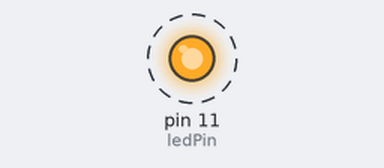
The sketch below on a simulated Arduino Uno, built with avr-gcc and run on an emulated ATmega328P. Shown: output pins drawn as LEDs (lit = HIGH). Dashed ring = blinking. What the sketch prints to the serial monitor is not drawn.

Above: at 0.5 s.
Timing chart, 0 to 4.6 s (numbered marks = the images above):
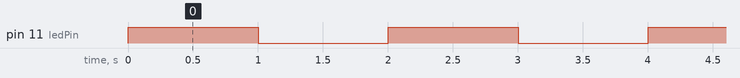

Measured:
- by itself, pin 11 (ledPin): alternates HIGH for 1.0 s and LOW for 1.0 s

The sketch:

2_LED_Blinking.ino
```cpp
// Define the pin number connected to the LED, here we use io11
const int ledPin = 11;

void setup() {
  // Initialize serial communication with a baud rate of 9600, making it easy to see messages on the computer
  Serial.begin(9600);

  // Set ledPin (io11) to output mode because it needs to control the LED on and off
  pinMode(ledPin, OUTPUT);

  // Print a message to the serial monitor to tell us the program has started running
  Serial.println("LED Blink Experiment Started!");
}

void loop() {
  // 1. Turn on the LED
  digitalWrite(ledPin, HIGH);
  Serial.println("LED is ON"); // Display "LED is ON" on the computer screen

  // 2. Wait for 1000 milliseconds (which is 1 second)
  delay(1000);

  // 3. Turn off the LED
  digitalWrite(ledPin, LOW);
  Serial.println("LED is OFF"); // Display "LED is OFF" on the computer screen

  // 4. Wait for another 1000 milliseconds (1 second)
  delay(1000);
}
```
